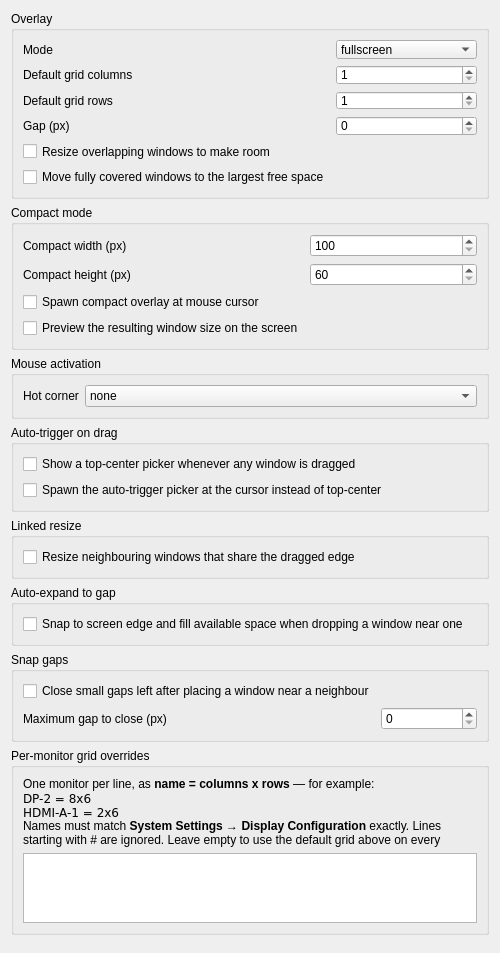
<?xml version="1.0" encoding="UTF-8"?>
<ui version="4.0">
 <class>KWin::VibeTilesConfigForm</class>
 <widget class="QWidget" name="KWin::VibeTilesConfigForm">
  <property name="geometry">
   <rect>
    <x>0</x>
    <y>0</y>
    <width>500</width>
    <height>500</height>
   </rect>
  </property>
  <layout class="QVBoxLayout" name="verticalLayout">
   <item>
    <widget class="QGroupBox" name="groupBox_general">
     <property name="title">
      <string>Overlay</string>
     </property>
     <layout class="QFormLayout" name="formLayout_general">
      <item row="0" column="0">
       <widget class="QLabel" name="label_mode">
        <property name="text">
         <string>Mode</string>
        </property>
       </widget>
      </item>
      <item row="0" column="1">
       <widget class="QComboBox" name="kcfg_mode">
        <item>
         <property name="text">
          <string>fullscreen</string>
         </property>
        </item>
        <item>
         <property name="text">
          <string>compact</string>
         </property>
        </item>
       </widget>
      </item>
      <item row="1" column="0">
       <widget class="QLabel" name="label_gridCols">
        <property name="text">
         <string>Default grid columns</string>
        </property>
       </widget>
      </item>
      <item row="1" column="1">
       <widget class="QSpinBox" name="kcfg_gridCols">
        <property name="minimum">
         <number>1</number>
        </property>
        <property name="maximum">
         <number>32</number>
        </property>
       </widget>
      </item>
      <item row="2" column="0">
       <widget class="QLabel" name="label_gridRows">
        <property name="text">
         <string>Default grid rows</string>
        </property>
       </widget>
      </item>
      <item row="2" column="1">
       <widget class="QSpinBox" name="kcfg_gridRows">
        <property name="minimum">
         <number>1</number>
        </property>
        <property name="maximum">
         <number>32</number>
        </property>
       </widget>
      </item>
      <item row="3" column="0">
       <widget class="QLabel" name="label_gap">
        <property name="text">
         <string>Gap (px)</string>
        </property>
       </widget>
      </item>
      <item row="3" column="1">
       <widget class="QSpinBox" name="kcfg_gap">
        <property name="minimum">
         <number>0</number>
        </property>
        <property name="maximum">
         <number>200</number>
        </property>
       </widget>
      </item>
      <item row="4" column="0">
       <widget class="QCheckBox" name="kcfg_resizeOverlapping">
        <property name="text">
         <string>Resize overlapping windows to make room</string>
        </property>
       </widget>
      </item>
      <item row="5" column="0">
       <widget class="QCheckBox" name="kcfg_relocateCovered">
        <property name="text">
         <string>Move fully covered windows to the largest free space</string>
        </property>
       </widget>
      </item>
     </layout>
    </widget>
   </item>
   <item>
    <widget class="QGroupBox" name="groupBox_compact">
     <property name="title">
      <string>Compact mode</string>
     </property>
     <layout class="QFormLayout" name="formLayout_compact">
      <item row="0" column="0">
       <widget class="QLabel" name="label_compactWidth">
        <property name="text">
         <string>Compact width (px)</string>
        </property>
       </widget>
      </item>
      <item row="0" column="1">
       <widget class="QSpinBox" name="kcfg_compactWidth">
        <property name="minimum">
         <number>100</number>
        </property>
        <property name="maximum">
         <number>4000</number>
        </property>
       </widget>
      </item>
      <item row="1" column="0">
       <widget class="QLabel" name="label_compactHeight">
        <property name="text">
         <string>Compact height (px)</string>
        </property>
       </widget>
      </item>
      <item row="1" column="1">
       <widget class="QSpinBox" name="kcfg_compactHeight">
        <property name="minimum">
         <number>60</number>
        </property>
        <property name="maximum">
         <number>4000</number>
        </property>
       </widget>
      </item>
      <item row="2" column="0">
       <widget class="QCheckBox" name="kcfg_compactAtCursor">
        <property name="text">
         <string>Spawn compact overlay at mouse cursor</string>
        </property>
       </widget>
      </item>
      <item row="3" column="0">
       <widget class="QCheckBox" name="kcfg_ghostPreview">
        <property name="text">
         <string>Preview the resulting window size on the screen</string>
        </property>
        <property name="toolTip">
         <string>While selecting in the compact grid, draw an outline of the final window rectangle at full size on the real screen. The compact grid is a miniature, so on its own it gives no sense of how big the window will actually be.</string>
        </property>
       </widget>
      </item>
     </layout>
    </widget>
   </item>
   <item>
    <widget class="QGroupBox" name="groupBox_hotcorner">
     <property name="title">
      <string>Mouse activation</string>
     </property>
     <layout class="QFormLayout" name="formLayout_hotcorner">
      <item row="0" column="0">
       <widget class="QLabel" name="label_hotCorner">
        <property name="text">
         <string>Hot corner</string>
        </property>
       </widget>
      </item>
      <item row="0" column="1">
       <widget class="QComboBox" name="kcfg_hotCorner">
        <item>
         <property name="text">
          <string>none</string>
         </property>
        </item>
        <item>
         <property name="text">
          <string>topLeft</string>
         </property>
        </item>
        <item>
         <property name="text">
          <string>topRight</string>
         </property>
        </item>
        <item>
         <property name="text">
          <string>bottomLeft</string>
         </property>
        </item>
        <item>
         <property name="text">
          <string>bottomRight</string>
         </property>
        </item>
       </widget>
      </item>
     </layout>
    </widget>
   </item>
   <item>
    <widget class="QGroupBox" name="groupBox_dragauto">
     <property name="title">
      <string>Auto-trigger on drag</string>
     </property>
     <layout class="QFormLayout" name="formLayout_dragauto">
      <item row="0" column="0">
       <widget class="QCheckBox" name="kcfg_dragAutoTrigger">
        <property name="text">
         <string>Show a top-center picker whenever any window is dragged</string>
        </property>
       </widget>
      </item>
      <item row="1" column="0">
       <widget class="QCheckBox" name="kcfg_autoAtCursor">
        <property name="text">
         <string>Spawn the auto-trigger picker at the cursor instead of top-center</string>
        </property>
       </widget>
      </item>
     </layout>
    </widget>
   </item>
   <item>
    <widget class="QGroupBox" name="groupBox_linked">
     <property name="title">
      <string>Linked resize</string>
     </property>
     <layout class="QFormLayout" name="formLayout_linked">
      <item row="0" column="0">
       <widget class="QCheckBox" name="kcfg_linkedResize">
        <property name="text">
         <string>Resize neighbouring windows that share the dragged edge</string>
        </property>
       </widget>
      </item>
     </layout>
    </widget>
   </item>
   <item>
    <widget class="QGroupBox" name="groupBox_autoexpand">
     <property name="title">
      <string>Auto-expand to gap</string>
     </property>
     <layout class="QFormLayout" name="formLayout_autoexpand">
      <item row="0" column="0">
       <widget class="QCheckBox" name="kcfg_autoExpandOnEdgeDrag">
        <property name="text">
         <string>Snap to screen edge and fill available space when dropping a window near one</string>
        </property>
        <property name="toolTip">
         <string>Windows-Snap style: drag a window by its titlebar and drop it with the cursor against a screen edge - it fills the largest reachable free area containing the window (top edge extends down, corner fills the quadrant); on an otherwise-empty screen it takes the half toward that edge. A shadowed preview shows the result while you hold near the edge. Applies only to native mouse drags - a normal grid-overlay placement commits exactly the size you selected (use Meta+Alt+E there for an explicit fill). Off by default - you'll also want to disable KWin's built-in ElectricBorder snap so the two don't both fire on the same edge. (Ignored while "auto-trigger on drag" is on - that picker owns the drag instead.)</string>
        </property>
       </widget>
      </item>
     </layout>
    </widget>
   </item>
   <item>
    <widget class="QGroupBox" name="groupBox_snapgap">
     <property name="title">
      <string>Snap gaps</string>
     </property>
     <layout class="QFormLayout" name="formLayout_snapgap">
      <item row="0" column="0">
       <widget class="QCheckBox" name="kcfg_snapGaps">
        <property name="text">
         <string>Close small gaps left after placing a window near a neighbour</string>
        </property>
        <property name="toolTip">
         <string>When you place a window with the grid or compact picker and it lands close to but not flush against a neighbour - because that neighbour was itself resized off-grid - grow the window the rest of the way to close the gap. Only applies to VibeTiles' own placement, never to a plain native window resize dragged by hand. Only closes gaps up to the size set below - genuinely open free space is left alone; use Meta+Alt+E or "Auto-expand to gap" above to fill that deliberately. Off by default since it changes the outcome of an ordinary placement.</string>
        </property>
       </widget>
      </item>
      <item row="1" column="0">
       <widget class="QLabel" name="label_snapGapMax">
        <property name="text">
         <string>Maximum gap to close (px)</string>
        </property>
       </widget>
      </item>
      <item row="1" column="1">
       <widget class="QSpinBox" name="kcfg_snapGapMax">
        <property name="minimum">
         <number>0</number>
        </property>
        <property name="maximum">
         <number>2000</number>
        </property>
       </widget>
      </item>
     </layout>
    </widget>
   </item>
   <item>
    <widget class="QGroupBox" name="groupBox_monitors">
     <property name="title">
      <string>Per-monitor grid overrides</string>
     </property>
     <layout class="QVBoxLayout" name="verticalLayout_monitors">
      <item>
       <widget class="QLabel" name="label_monitorsHint">
        <property name="text">
         <string>One monitor per line, as &lt;b&gt;name = columns x rows&lt;/b&gt; — for example:&lt;br/&gt;&lt;tt&gt;DP-2 = 8x6&lt;/tt&gt;&lt;br/&gt;&lt;tt&gt;HDMI-A-1 = 2x6&lt;/tt&gt;&lt;br/&gt;Names must match &lt;b&gt;System Settings → Display Configuration&lt;/b&gt; exactly. Lines starting with # are ignored. Leave empty to use the default grid above on every monitor. (The older JSON format still works if you already have one saved.)</string>
        </property>
        <property name="wordWrap">
         <bool>true</bool>
        </property>
       </widget>
      </item>
      <item>
       <widget class="QPlainTextEdit" name="kcfg_monitorsJson">
        <property name="tabChangesFocus">
         <bool>true</bool>
        </property>
        <property name="lineWrapMode">
         <enum>QPlainTextEdit::WidgetWidth</enum>
        </property>
        <property name="maximumBlockCount">
         <number>0</number>
        </property>
        <property name="minimumSize">
         <size>
          <width>0</width>
          <height>70</height>
         </size>
        </property>
       </widget>
      </item>
     </layout>
    </widget>
   </item>
   <item>
    <spacer name="verticalSpacer">
     <property name="orientation">
      <enum>Qt::Orientation::Vertical</enum>
     </property>
    </spacer>
   </item>
  </layout>
 </widget>
 <resources/>
 <connections/>
</ui>
